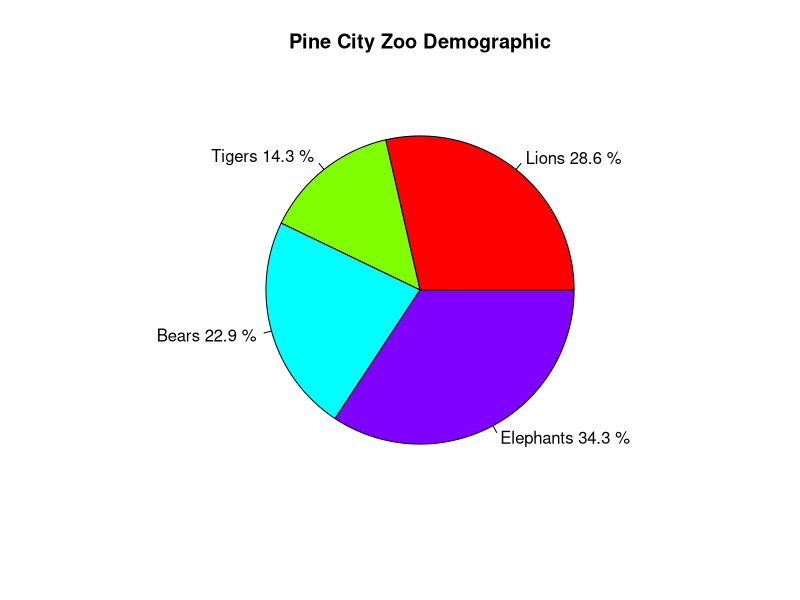

Write the R code that produced this figure.
# Zoo Population Analysis
animals <- c(10, 5, 8, 12)
names(animals) <- c("Lions", "Tigers", "Bears", "Elephants")

# Calculate percentage of total population
percent <- round(100*animals/sum(animals), 1)

# Generate simple chart
pie(animals, labels = paste(names(animals), percent, "%"), 
    main="Pine City Zoo Demographic", col=rainbow(4))
